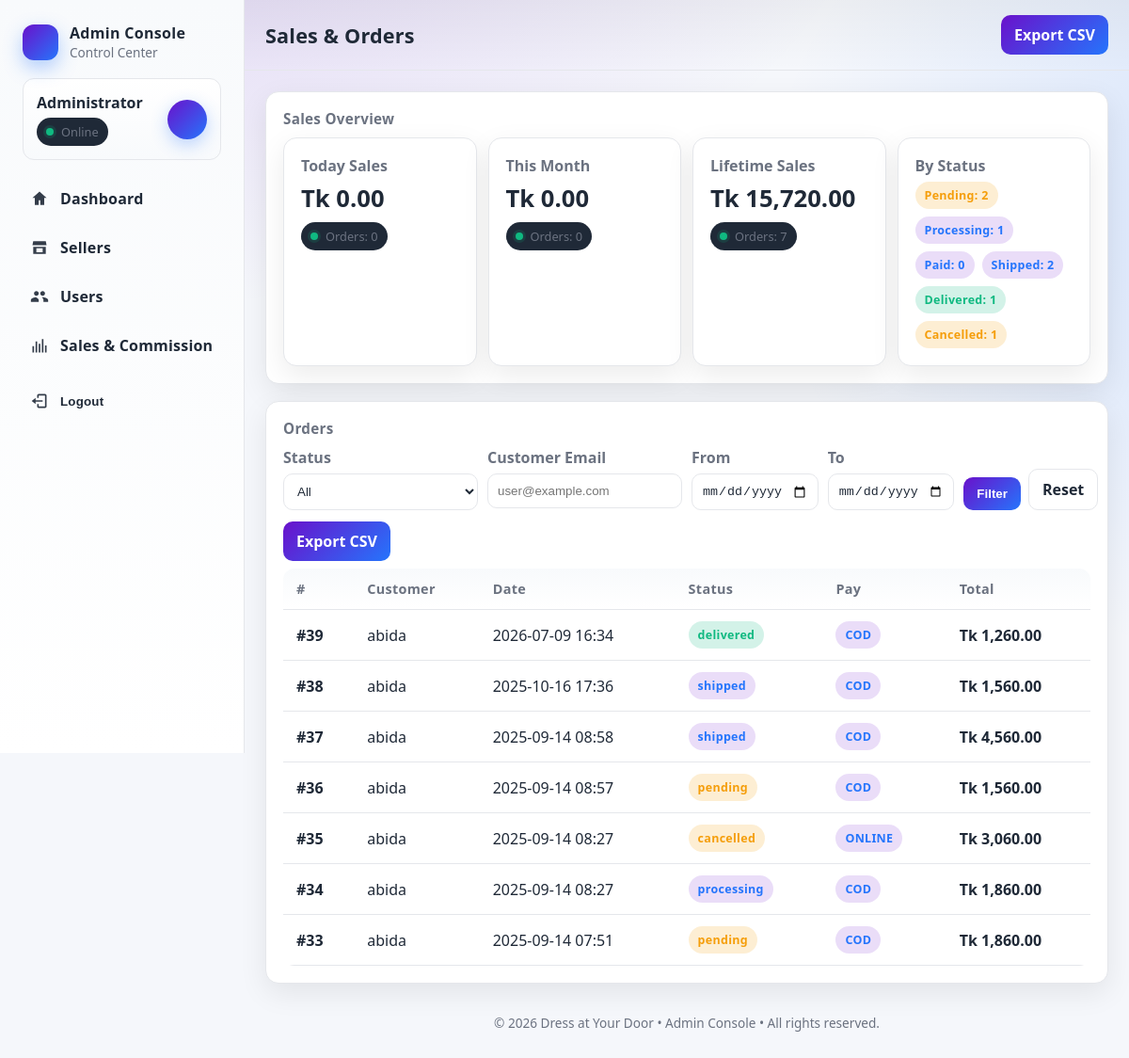
/sales_details.php (signed in), run on the app's committed database.
### tables this page shows
CREATE TABLE `orders` (
  `id` int(11) NOT NULL,
  `user_email` varchar(100) NOT NULL,
  `payment_method` enum('cod','online') NOT NULL,
  `payment_status` varchar(20) NOT NULL DEFAULT 'pending',
  `status` enum('pending','processing','paid','shipped','delivered','cancelled') NOT NULL DEFAULT 'pending',
  `created_at` timestamp NOT NULL DEFAULT current_timestamp(),
  `subtotal` decimal(10,2) NOT NULL DEFAULT 0.00,
  `shipping` decimal(10,2) NOT NULL DEFAULT 0.00,
  `grand_total` decimal(10,2) NOT NULL DEFAULT 0.00
);

### sales_details.php (the view, shortened to what this page needs)
<?php
require __DIR__ . '/db.php';
function e(string $v): string
{
  return htmlspecialchars($v, ENT_QUOTES, 'UTF-8');
}
function money(float $v): string
{
  return number_format($v, 2);
}
$validStatuses = ['pending', 'processing', 'paid', 'shipped', 'delivered', 'cancelled'];
$orderId     = isset($_GET['order']) ? max(0, (int)$_GET['order']) : 0;
$qStatus     = isset($_GET['status']) && in_array($_GET['status'], $validStatuses, true) ? $_GET['status'] : '';
$qEmail      = isset($_GET['email']) ? trim((string)$_GET['email']) : '';
$qFrom       = isset($_GET['from']) ? trim((string)$_GET['from']) : '';
$qTo         = isset($_GET['to']) ? trim((string)$_GET['to']) : '';
$page        = max(1, isset($_GET['page']) ? (int)$_GET['page'] : 1);
$perPage     = 12;
$offset      = ($page - 1) * $perPage;
$where = [];
$params = [];
$types  = '';
$whereSql = $where ? ('WHERE ' . implode(' AND ', $where)) : '';
$today = date('Y-m-d');
$monthStart = date('Y-m-01');
$kpi = [
  'today_sales' => 0.0,
  'today_orders' => 0,
  'month_sales' => 0.0,
  'month_orders' => 0,
  'lifetime_sales' => 0.0,
  'lifetime_orders' => 0
];
$stmt = $conn->prepare("SELECT COALESCE(SUM(grand_total),0), COUNT(*) FROM orders WHERE DATE(created_at)=?");
$stmt->bind_param('s', $today);
$stmt->execute();
$stmt->bind_result($kpi['today_sales'], $kpi['today_orders']);
$stmt = $conn->prepare("SELECT COALESCE(SUM(grand_total),0), COUNT(*) FROM orders WHERE DATE(created_at) >= ?");
$stmt->bind_param('s', $monthStart);
$stmt->execute();
$stmt->bind_result($kpi['month_sales'], $kpi['month_orders']);
$res = $conn->query("SELECT COALESCE(SUM(grand_total),0) AS s, COUNT(*) AS c FROM orders");
if ($res && $row = $res->fetch_assoc()) {
  $kpi['lifetime_sales']  = (float)$row['s'];
  $kpi['lifetime_orders'] = (int)$row['c'];
}
$statusCounts = array_fill_keys($validStatuses, 0);
$res = $conn->query("SELECT status, COUNT(*) c FROM orders GROUP BY status");
if ($res) {
  while ($r = $res->fetch_assoc()) {
    $statusCounts[(string)$r['status']] = (int)$r['c'];
  }
}
$list = [];
if ($orderId === 0) {
  $sql = "
    SELECT o.id, o.user_email, COALESCE(u.name,'') AS customer_name, o.created_at, o.status, o.payment_method, o.subtotal, o.shipping, o.grand_total
    FROM orders o
    LEFT JOIN users u ON u.email = o.user_email
    $whereSql
    ORDER BY o.created_at DESC, o.id DESC
    LIMIT ? OFFSET ?
  ";
  $stmt = $conn->prepare($sql);
  if ($params) {
    $types2 = $types . 'ii';
    $stmt->bind_param($types2, ...array_merge($params, [$perPage, $offset]));
  } else {
    $stmt->bind_param('ii', $perPage, $offset);
  }
  $stmt->execute();
  $res = $stmt->get_result();
  $list = $res ? $res->fetch_all(MYSQLI_ASSOC) : [];
}
?>
<div class="grid">
  <div class="card col-12" role="region" aria-label="KPIs">
    <h3>Sales Overview</h3>
    <div class="grid" style="grid-template-columns: repeat(12,1fr); gap: 12px;">
      <div class="card" style="grid-column: span 3;">
        <div style="font-weight:800; color:var(--muted);">Today Sales</div>
        <div style="font-size:1.6rem; font-weight:900; margin-top:6px;">Tk <?= money((float)$kpi['today_sales']) ?></div>
        <div class="chip" style="margin-top:8px;"><span class="dot"></span> Orders: <?= (int)$kpi['today_orders'] ?></div>
      </div>
      <div class="card" style="grid-column: span 3;">
        <div style="font-weight:800; color:var(--muted);">This Month</div>
        <div style="font-size:1.6rem; font-weight:900; margin-top:6px;">Tk <?= money((float)$kpi['month_sales']) ?></div>
        <div class="chip" style="margin-top:8px;"><span class="dot"></span> Orders: <?= (int)$kpi['month_orders'] ?></div>
      </div>
      <div class="card" style="grid-column: span 3;">
        <div style="font-weight:800; color:var(--muted);">Lifetime Sales</div>
        <div style="font-size:1.6rem; font-weight:900; margin-top:6px;">Tk <?= money((float)$kpi['lifetime_sales']) ?></div>
        <div class="chip" style="margin-top:8px;"><span class="dot"></span> Orders: <?= (int)$kpi['lifetime_orders'] ?></div>
      </div>
      <div class="card" style="grid-column: span 3;">
        <div style="font-weight:800; color:var(--muted);">By Status</div>
        <div style="display:flex; gap:8px; flex-wrap:wrap; margin-top:6px;">
          <?php foreach ($statusCounts as $st => $cnt): ?>
            <span class="badge<?= $st === 'delivered' ? ' badge--ok' : (($st === 'pending' || $st === 'cancelled') ? ' badge--warn' : '') ?>">
              <?= e(ucfirst($st)) ?>: <?= (int)$cnt ?>
            </span>
          <?php endforeach; ?>
        </div>
      </div>
    </div>
  </div>
  <div class="card col-12" role="region" aria-label="Orders list">
    <h3>Orders</h3>
    <form method="get" style="display:grid; grid-template-columns: repeat(12,1fr); gap:10px; margin-bottom:12px;">
      <div style="grid-column: span 3;">
        <label style="display:block; font-weight:800; color:var(--muted); margin-bottom:6px;">Status</label>
        <select name="status" style="width:100%; padding:10px; border-radius:10px; background:var(--panel); color:var(--text); border:1px solid var(--border);">
          <option value="">All</option>
        </select>
      </div>
      <div style="grid-column: span 3;">
        <label style="display:block; font-weight:800; color:var(--muted); margin-bottom:6px;">Customer Email</label>
        <input name="email" value="<?= e($qEmail) ?>" placeholder="user@example.com"
          style="width:100%; padding:10px; border-radius:10px; background:var(--panel); color:var(--text); border:1px solid var(--border);" />
      </div>
      <div style="grid-column: span 2;">
        <label style="display:block; font-weight:800; color:var(--muted); margin-bottom:6px;">From</label>
        <input type="date" name="from" value="<?= e($qFrom) ?>"
          style="width:100%; padding:10px; border-radius:10px; background:var(--panel); color:var(--text); border:1px solid var(--border);" />
      </div>
      <div style="grid-column: span 2;">
        <label style="display:block; font-weight:800; color:var(--muted); margin-bottom:6px;">To</label>
        <input type="date" name="to" value="<?= e($qTo) ?>"
          style="width:100%; padding:10px; border-radius:10px; background:var(--panel); color:var(--text); border:1px solid var(--border);" />
      </div>
      <div style="grid-column: span 2; display:flex; align-items:flex-end; gap:8px;">
        <button class="btn btn--brand" type="submit">Filter</button>
        <a class="btn" href="sales_details.php">Reset</a>
      </div>
    </form>
    <div style="display:flex; gap:8px; margin-bottom:8px;">
      <a class="btn btn--brand" href="sales_details.php?export=1<?= $qStatus || $qEmail || $qFrom || $qTo ? '&' . http_build_query(['status' => $qStatus, 'email' => $qEmail, 'from' => $qFrom, 'to' => $qTo]) : '' ?>">Export CSV</a>
    </div>
    <table class="table" aria-label="Orders table">
      <thead>
        <tr>
          <th>#</th>
          <th>Customer</th>
          <th>Date</th>
          <th>Status</th>
          <th>Pay</th>
          <th>Total</th>
        </tr>
      </thead>
      <tbody>
        <?php if ($orderId === 0 && !$list): ?>
          <tr>
            <td colspan="9" style="color:var(--muted);">No matching orders.</td>
          </tr>
          <?php elseif ($orderId === 0): foreach ($list as $r):
            $oid = (int)$r['id'];
            $name = trim((string)$r['customer_name']);
            $customer = $name !== '' ? $name : (string)$r['user_email'];
            $date = $r['created_at'] ? date('Y-m-d H:i', strtotime((string)$r['created_at'])) : '—';
            $status = (string)$r['status'];
            $statusLower = strtolower($status);
            $badgeClass = 'badge';
            if ($statusLower === 'delivered') $badgeClass = 'badge badge--ok';
            elseif ($statusLower === 'pending' || $statusLower === 'cancelled') $badgeClass = 'badge badge--warn';
          ?>
            <tr>
              <td><a class="link" href="sales_details.php?order=<?= $oid ?>">#<?= $oid ?></a></td>
              <td><?= e($customer) ?></td>
              <td><?= e($date) ?></td>
              <td><span class="<?= $badgeClass ?>"><?= e($status) ?></span></td>
              <td><span class="badge"><?= e(strtoupper((string)$r['payment_method'])) ?></span></td>
              <td style="font-weight:900;">Tk <?= money((float)$r['grand_total']) ?></td>
            </tr>
        <?php endforeach;
        endif; ?>
      </tbody>
    </table>
  </div>
</div>
<?php
include __DIR__ . '/layout.php';

### layout.php (style rules this page uses)
:root { --bg: #0f172a; --panel: #111827; --panel-2: #0b1220; --text: #e5e7eb; --muted: #9ca3af; --brand: #6a11cb; --brand-2: #2575fc; --border: #1f2937; --ok: #10b981; --warn: #f59e0b; --danger: #ef4444; --radius: 14px; --shadow: 0 10px 30px rgba(0, 0, 0, .35); }
@media (prefers-color-scheme: light) { :root { --bg: #f5f7fb; --panel: #ffffff; --panel-2: #f8fafc; --text: #1f2937; --muted: #6b7280; --border: #e5e7eb; --shadow: 0 10px 30px rgba(0, 0, 0, .08); } }
* { box-sizing: border-box; }
html, body { height: 100%; margin: 0; font-family: ui-sans-serif, system-ui, -apple-system, Segoe UI, Roboto, Arial; background: radial-gradient(1200px 800px at 10% -20%, rgba(106, 17, 203, .18), transparent 70%), radial-gradient(900px 700px at 120% 20%, rgba(37, 117, 252, .18), transparent 70%), var(--bg); color: var(--text); }
.chip { display: inline-flex; align-items: center; gap: 8px; background: #1f2937; color: var(--muted); padding: 6px 10px; border-radius: 24px; font-size: .8rem; margin-top: 5px; }
.chip .dot { width: 8px; height: 8px; border-radius: 50%; background: var(--ok); box-shadow: 0 0 0 3px rgba(16, 185, 129, .15); }
.btn { border: 1px solid var(--border); background: var(--panel); color: var(--text); padding: 10px 14px; border-radius: 10px; font-weight: 600; cursor: pointer; transition: transform .12s, background .2s, box-shadow .2s; text-decoration: none; display: inline-flex; align-items: center; gap: 8px; }
.btn--brand { border: none; background: linear-gradient(135deg, var(--brand), var(--brand-2)); color: #ffffff; }
.card { background: var(--panel); border: 1px solid var(--border); border-radius: var(--radius); padding: 18px; box-shadow: var(--shadow); }
.card h3 { margin: 0 0 10px; font-size: .95rem; color: var(--muted); font-weight: 700; letter-spacing: .3px; }
.grid { display: grid; grid-template-columns: repeat(12, 1fr); gap: 18px; }
.col-12 { grid-column: span 12; }
.table { width: 100%; border-collapse: collapse; overflow: hidden; border-radius: 12px; }
.table th, .table td { padding: 12px 14px; text-align: left; border-bottom: 1px solid var(--border); }
.table th { font-size: .9rem; color: var(--muted); font-weight: 800; letter-spacing: .3px; background: linear-gradient(180deg, var(--panel-2), var(--panel)); }
.badge { display: inline-block; padding: 6px 10px; border-radius: 999px; font-size: .78rem; font-weight: 800; letter-spacing: .3px; background: rgba(106, 17, 203, .14); color: var(--brand-2); }
.badge--warn { background: rgba(245, 158, 11, .18); color: var(--warn); }
.badge--ok { background: rgba(16, 185, 129, .18); color: var(--ok); }
.link { color: inherit; text-decoration: none; font-weight: 800; }

### data on the page
orders: id "39", customer "abida", created_at "2026-07-09 16:34", status "delivered", payment_method "COD", grand_total "1,260.00"
orders: id "38", customer "abida", created_at "2025-10-16 17:36", status "shipped", payment_method "COD", grand_total "1,560.00"
orders: id "37", customer "abida", created_at "2025-09-14 08:58", status "shipped", payment_method "COD", grand_total "4,560.00"
orders: id "36", customer "abida", created_at "2025-09-14 08:57", status "pending", payment_method "COD", grand_total "1,560.00"
orders: id "35", customer "abida", created_at "2025-09-14 08:27", status "cancelled", payment_method "ONLINE", grand_total "3,060.00"
orders: id "34", customer "abida", created_at "2025-09-14 08:27", status "processing", payment_method "COD", grand_total "1,860.00"
orders: id "33", customer "abida", created_at "2025-09-14 07:51", status "pending", payment_method "COD", grand_total "1,860.00"

### other printed values
$adminName "Administrator"
$pageTitle "Sales & Orders"
$action['label'] "Export CSV"
money((float)$kpi['today_sales']) "0.00"
$kpi['today_orders'] "0"
money((float)$kpi['month_sales']) "0.00"
$kpi['month_orders'] "0"
money((float)$kpi['lifetime_sales']) "15,720.00"
$kpi['lifetime_orders'] "7"
$st "Pending"
$cnt "2"
$st "Processing"
$cnt "1"
$st "Paid"
$cnt "0"
